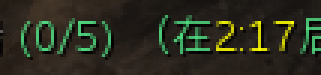
#> input picture tests/ocr sampling/00zh/zz_origional/terran-nohero-time/raw_screenshots/raw_terran-05-black-217.png, 107 x 25 px (shown 3 times larger); its folder holds only this picture in this run
$ python greenmaker_zh.py
#> lines starting #> are read from the running program, lines starting #| are printed output that depends on the picture; after the words box and inside, x2 and y2 are one past the last pixel; in counts of white or black regions, pixels touching at a corner belong together
#> in main, img is the input picture: shape (25, 107, 3); mean B, G, R 30.4, 45.1, 42.9
# -*- coding: utf-8 -*-
import cv2
import numpy as np
import os

# === 绿字 (中文/Terran) 专用配置 ===
INPUT_DIR = 'raw_screenshots'
OUTPUT_DIR = 'templates_green_zh_v2' # 建议输出到新文件夹方便对比

# === Tuner 验证过的参数 ===
SCALE_FACTOR = 4.0
TOPHAT_K = 3            # 【关键】必须启用，与Tuner一致
GLOBAL_THRESH_VAL = 31  # Tuner 验证的值
ERODE_ITER = 2          # Tuner 验证的值

def preprocess_green_text(img_bgr):
    if img_bgr is None: return None

    # 1. 放大
    h, w = img_bgr.shape[:2]
#> h = 25; w = 107
    img_resized = cv2.resize(img_bgr, (int(w * SCALE_FACTOR), int(h * SCALE_FACTOR)), interpolation=cv2.INTER_CUBIC)
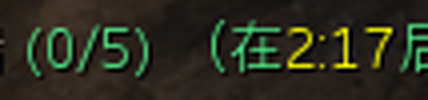
#> img_resized: shape (100, 428, 3); mean B, G, R 30.4, 45.2, 43

    # 2. 颜色分离 (Mode 1: Green - Red)
    b, g, r = cv2.split(img_resized)
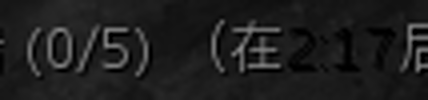
#> b: shape (100, 428); min 0, max 141, mean 30.4
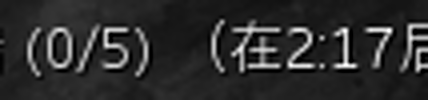
#> g: shape (100, 428); min 0, max 255, mean 45.2
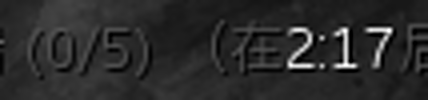
#> r: shape (100, 428); min 0, max 255, mean 43
    gray = cv2.subtract(g, r)

    # 3. 【新增关键步骤】顶帽运算 + 归一化
    # 这是 Maker 生成结果变细、断裂的根本原因：缺少了这步亮度拉伸！
    if TOPHAT_K > 0:
        k_size = (TOPHAT_K * 2) + 1
        kernel = cv2.getStructuringElement(cv2.MORPH_RECT, (k_size, k_size))
        gray = cv2.morphologyEx(gray, cv2.MORPH_TOPHAT, kernel)

        # === 核心修正 ===
        # 必须把亮度拉伸到 0-255，否则 Threshold 36 会把字切断
        gray = cv2.normalize(gray, None, 0, 255, cv2.NORM_MINMAX)

    # 4. 双边滤波
    filtered = cv2.bilateralFilter(gray, d=9, sigmaColor=100, sigmaSpace=75)
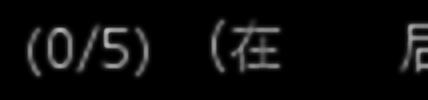
#> filtered: shape (100, 428); min 0, max 190, mean 11.4

    # 5. 全局阈值
    _, binary = cv2.threshold(filtered, GLOBAL_THRESH_VAL, 255, cv2.THRESH_BINARY)
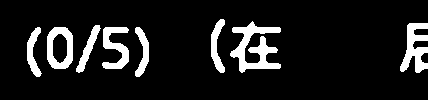
#> binary: shape (100, 428); 10.9% white; 8 white regions, largest, box (x1, y1, x2, y2) and area: (230, 21, 281, 73) 1189, (400, 23, 428, 73) 776, (47, 27, 73, 69) 644

    # 6. 腐蚀
    if ERODE_ITER > 0:
        kernel = cv2.getStructuringElement(cv2.MORPH_RECT, (2, 2))
        binary = cv2.erode(binary, kernel, iterations=ERODE_ITER)
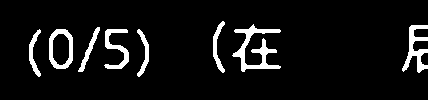
#> binary: shape (100, 428); 7% white; 8 white regions, largest, box (x1, y1, x2, y2) and area: (232, 24, 281, 72) 786, (402, 25, 428, 73) 516, (49, 29, 73, 69) 422

    return binary

def main():
    if not os.path.exists(INPUT_DIR):
        print(f"错误：找不到文件夹 '{INPUT_DIR}'")
        return
    if not os.path.exists(OUTPUT_DIR):
        os.makedirs(OUTPUT_DIR)

    files = [f for f in os.listdir(INPUT_DIR) if f.lower().endswith(('.png', '.jpg'))]
    print(f"开始处理 {len(files)} 张图片 (绿色中文 V2)...")
    print(f"参数: TopHat={TOPHAT_K}, Thresh={GLOBAL_THRESH_VAL}, Erode={ERODE_ITER}")

    for filename in files:
        img = cv2.imread(os.path.join(INPUT_DIR, filename))
        if img is None: continue

        result = preprocess_green_text(img)

        if result is not None:
            out_path = os.path.join(OUTPUT_DIR, 'green_zh_' + filename)
            cv2.imwrite(out_path, result)
            print(f"已保存: {out_path}")

    print("完成！现在生成的字体粗细应该和 Tuner 预览完全一致了。")

if __name__ == '__main__':
    main()

$ run again, on tests/ocr sampling/00zh/zz_origional/terran-nohero-time/raw_screenshots/raw_terran-05-black-224.png
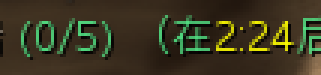
#> input picture tests/ocr sampling/00zh/zz_origional/terran-nohero-time/raw_screenshots/raw_terran-05-black-224.png, 107 x 25 px (shown 3 times larger)
#> in main, img is the input picture: shape (25, 107, 3); mean B, G, R 32.1, 54.8, 58.5
#> in preprocess_green_text, `b, g, r = cv2.split(img_resized)`:
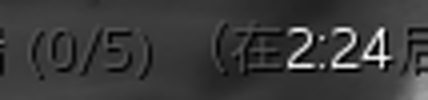
#> r: shape (100, 428); min 0, max 255, mean 58.5
#> in preprocess_green_text, `binary = cv2.erode(binary, kernel, iterations=ERODE_ITER)`:
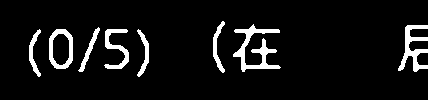
#> binary: shape (100, 428); 7.1% white; 8 white regions, largest, box (x1, y1, x2, y2) and area: (233, 24, 281, 72) 774, (398, 25, 428, 72) 577, (49, 29, 73, 69) 418
